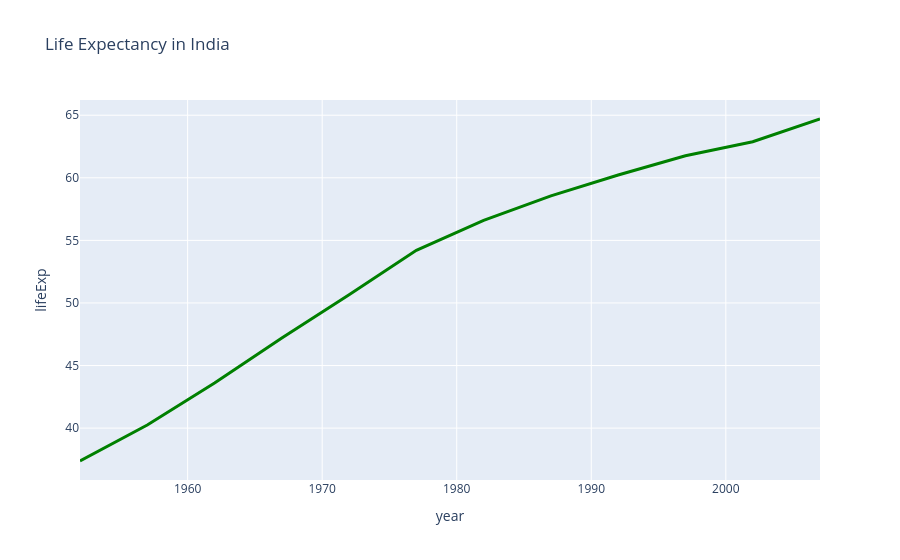

Notebook code for this chart:
### Markdown cell above
Insights from the Iris Scatter Plot
Positive relationship: sepal_width and sepal_length show a slight positive relationship — flowers with larger sepal widths tend to have somewhat larger sepal lengths.
Species separation: The three species — setosa, versicolor, and virginica — form different clusters in the graph.
Setosa: Setosa points are relatively well separated from the other two species, especially because of their shorter sepal lengths.
Versicolor: Versicolor generally occupies the middle range of sepal length and width.
Virginica: Virginica tends to have larger sepal lengths and is generally positioned toward the upper part of the graph.
Overlap: Versicolor and virginica have some overlapping points, meaning sepal measurements alone cannot perfectly distinguish these two species.
Outliers: A few points appear farther away from their species' main cluster, indicating unusual measurements.
Conclusion: Sepal length and sepal width are useful for identifying differences between iris species, but they are not sufficient to completely separate all species.

### Code cell
import plotly.express as px
df = px.data.gapminder().query("country == 'India'")
fig = px.line(df, x='year', y='lifeExp', title='Life Expectancy in India')
fig.update_traces(line=dict(color='green', width=3))
fig.show()

### Figure 1 — Plotly figure (JSON) as saved in the notebook; plotly's stock layout.template omitted (floating-point values rounded to 4 significant figures)
{"data": [{"hovertemplate": "year=%{x}<br>lifeExp=%{y}<extra></extra>", "legendgroup": "", "line": {"color": "green", "dash": "solid", "width": 3}, "marker": {"symbol": "circle"}, "mode": "lines", "name": "", "orientation": "v", "showlegend": false, "type": "scatter", "x": [1952, 1957, 1962, 1967, 1972, 1977, 1982, 1987, 1992, 1997, 2002, 2007], "xaxis": "x", "y": [37.37, 40.25, 43.6, 47.19, 50.65, 54.21, 56.6, 58.55, 60.22, 61.77, 62.88, 64.7], "yaxis": "y"}], "layout": {"legend": {"tracegroupgap": 0}, "title": {"text": "Life Expectancy in India"}, "xaxis": {"anchor": "y", "domain": [0, 1], "title": {"text": "year"}}, "yaxis": {"anchor": "x", "domain": [0, 1], "title": {"text": "lifeExp"}}}}
